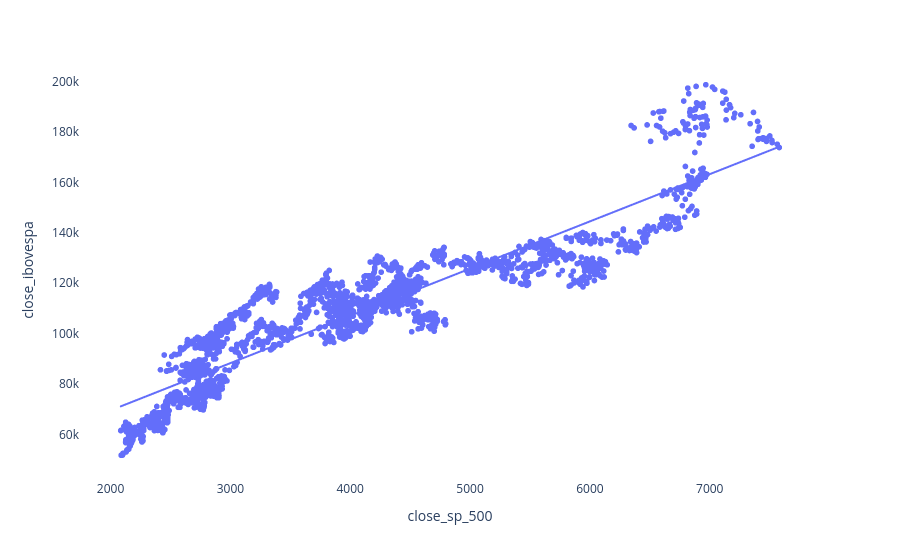

Notebook code for this chart:
### Markdown cell above
## Scatterplots

### Code cell
fig = px.scatter(tb_analitica, x = 'close_sp_500', y = 'close_ibovespa', trendline = 'ols')
fig.update_layout(plot_bgcolor = 'white', showlegend = False)
fig.show(renderer="png")

### Figure 1 — Plotly figure (JSON) as saved in the notebook; plotly's stock layout.template omitted (floating-point values rounded to 4 significant figures; data arrays with more than 128 entries replaced by an {"elided": "..."} marker saying what was removed)
{"data": [{"hovertemplate": "close_sp_500=%{x}<br>close_ibovespa=%{y}<extra></extra>", "legendgroup": "", "marker": {"color": "#636efa", "symbol": "circle"}, "mode": "markers", "name": "", "showlegend": false, "type": "scattergl", "x": {"elided": "2469 float values"}, "xaxis": "x", "y": {"elided": "2469 float values"}, "yaxis": "y"}, {"hovertemplate": "<b>OLS trendline</b><br>close_ibovespa = 18.7213 * close_sp_500 + 32177.8<br>R<sup>2</sup>=0.841776<br><br>close_sp_500=%{x}<br>close_ibovespa=%{y} <b>(trend)</b><extra></extra>", "legendgroup": "", "marker": {"color": "#636efa", "symbol": "circle"}, "mode": "lines", "name": "", "showlegend": false, "type": "scattergl", "x": {"elided": "2469 float values"}, "xaxis": "x", "y": {"elided": "2469 float values"}, "yaxis": "y"}], "layout": {"legend": {"tracegroupgap": 0}, "margin": {"t": 60}, "plot_bgcolor": "white", "showlegend": false, "xaxis": {"anchor": "y", "domain": [0, 1], "title": {"text": "close_sp_500"}}, "yaxis": {"anchor": "x", "domain": [0, 1], "title": {"text": "close_ibovespa"}}}}
